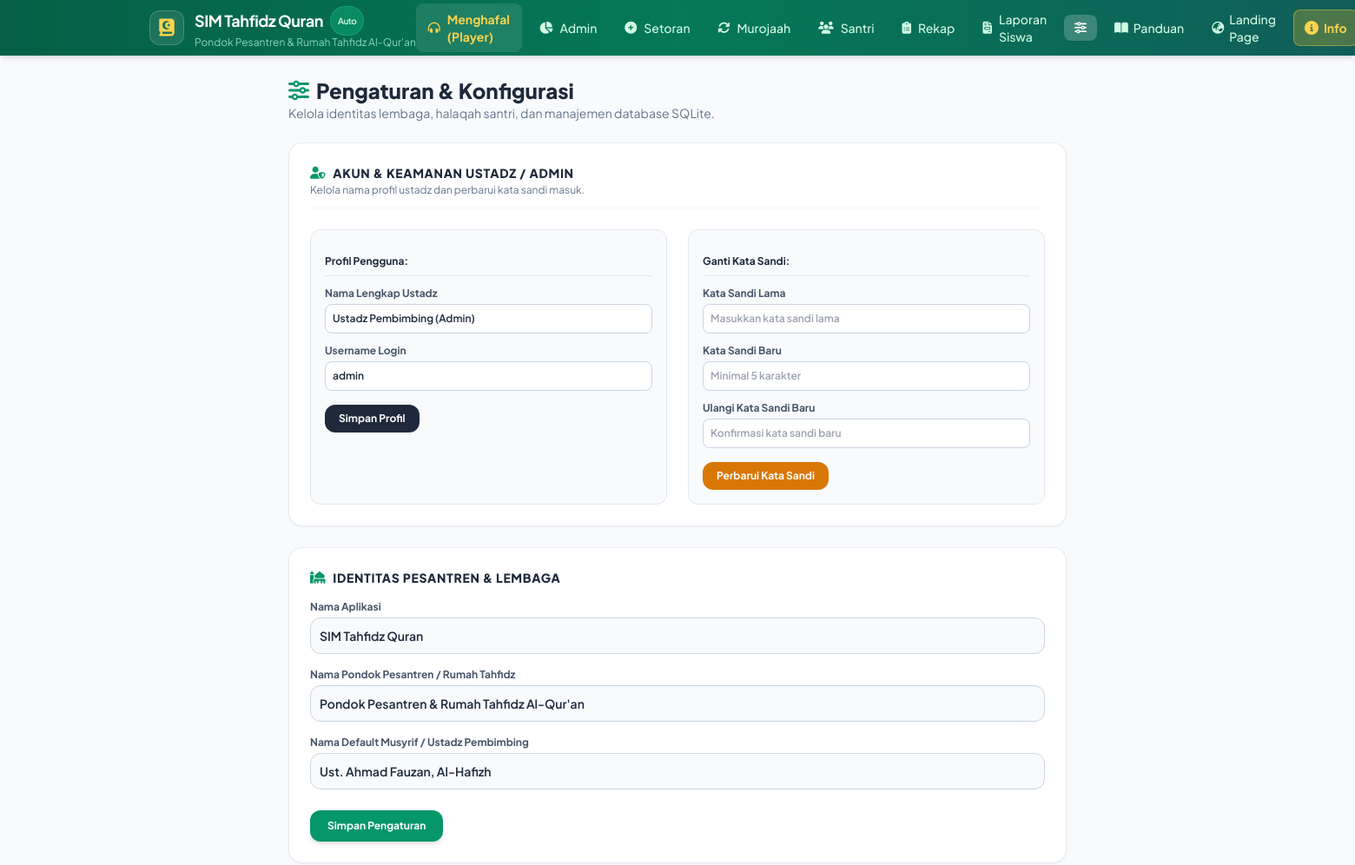
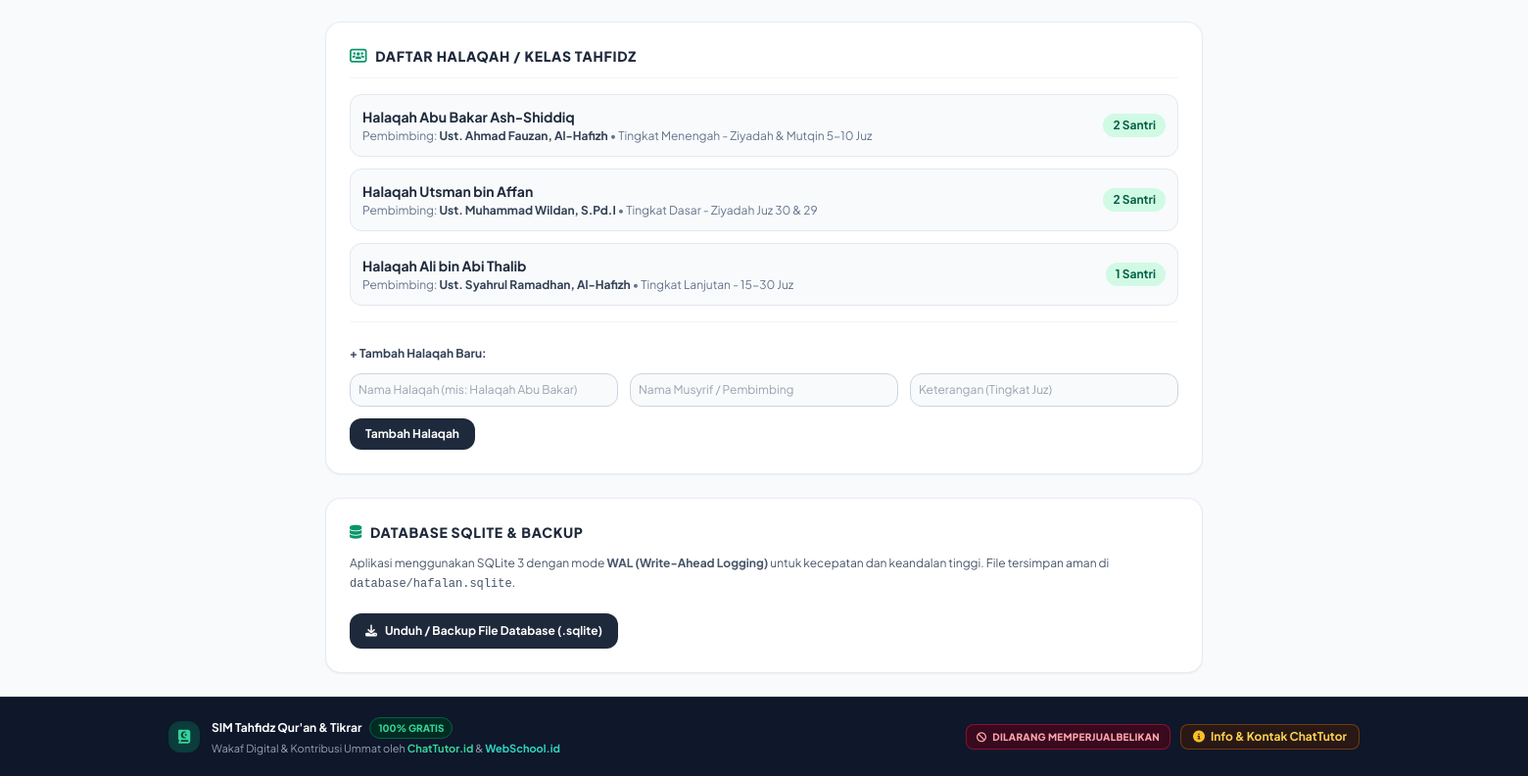
Page /pengaturan (signed in) on the committed database (2 pictures, top to bottom).
### tables this page shows
CREATE TABLE pengaturan (
                kunci TEXT PRIMARY KEY,
                nilai TEXT
            );

CREATE TABLE halaqah (
                id INTEGER PRIMARY KEY AUTOINCREMENT,
                nama TEXT NOT NULL,
                pembimbing TEXT NOT NULL,
                keterangan TEXT,
                created_at DATETIME DEFAULT CURRENT_TIMESTAMP
            );

### views/pengaturan.php (the view, shortened to what the rows shown need)
<?php
$db = Database::getConnection();
$halaqahList = $db->query("SELECT h.*, COUNT(s.id) as total_santri FROM halaqah h LEFT JOIN santri s ON h.id = s.halaqah_id GROUP BY h.id ORDER BY h.id ASC")->fetchAll();
?>
<div class="max-w-4xl mx-auto space-y-6">
    <div>
        <h2 class="text-2xl font-extrabold text-slate-800 flex items-center gap-2">
            <i class="fa-solid fa-sliders text-emerald-600"></i> Pengaturan & Konfigurasi
        </h2>
    </div>
    <div class="bg-white rounded-2xl shadow-sm border border-slate-200/80 p-5 sm:p-6 space-y-4">
        <div class="space-y-3">
            <?php foreach ($halaqahList as $hl): ?>
                <div class="p-3 rounded-xl bg-slate-50 border border-slate-200 flex items-center justify-between text-xs">
                    <div>
                        <div class="font-bold text-slate-800 text-sm"><?= htmlspecialchars($hl['nama']) ?></div>
                        <div class="text-slate-500 mt-0.5">
                            Pembimbing: <b class="text-slate-700"><?= htmlspecialchars($hl['pembimbing']) ?></b> • <?= htmlspecialchars($hl['keterangan'] ?? '') ?>
                        </div>
                    </div>
                    <span class="bg-emerald-100 text-emerald-800 font-bold px-2.5 py-1 rounded-full text-xs">
                        <?= $hl['total_santri'] ?> Santri
                    </span>
                </div>
            <?php endforeach; ?>
        </div>
    </div>
</div>

### views/layout/header.php (shortened to what the rows shown need)
<?php
$namaAplikasi = 'SIM Tahfidz Qur\'an';
$namaPesantren = 'Pondok Pesantren & Rumah Tahfidz';
if (class_exists('App\Database')) {
    try {
        $db = App\Database::getConnection();
        $stmtApp = $db->query("SELECT nilai FROM pengaturan WHERE kunci = 'nama_aplikasi'");
        $valApp = $stmtApp->fetchColumn();
        if ($valApp) $namaAplikasi = $valApp;
        $stmtPes = $db->query("SELECT nilai FROM pengaturan WHERE kunci = 'nama_pesantren'");
        $valPes = $stmtPes->fetchColumn();
        if ($valPes) $namaPesantren = $valPes;
    } catch (\Throwable $e) {}
}
?>
<!DOCTYPE html>
<html lang="id" class="h-full bg-slate-50">
<head>
    <script src="https://cdn.tailwindcss.com"></script>
    <link rel="stylesheet" href="https://cdnjs.cloudflare.com/ajax/libs/font-awesome/6.5.1/css/all.min.css">
</head>
<body class="h-full flex flex-col bg-slate-50 text-slate-800 antialiased pb-20 md:pb-0">
    <header class="bg-gradient-to-r from-emerald-800 via-emerald-700 to-teal-800 text-white shadow-md sticky top-0 z-40 no-print">
        <div class="max-w-7xl mx-auto px-4 sm:px-6 lg:px-8">
            <div class="flex items-center justify-between h-16">
                <div class="flex items-center space-x-3">
                    <a href="player" class="flex items-center space-x-3 group">
                        <div>
                            <h1 class="text-lg font-bold tracking-tight text-white flex items-center gap-2">
                                <?= htmlspecialchars($namaAplikasi) ?>
                                <span class="bg-emerald-500/40 text-emerald-100 text-[10px] px-2 py-0.5 rounded-full font-semibold border border-emerald-400/30">Auto</span>
                            </h1>
                            <p class="text-xs text-emerald-200/80 truncate max-w-[200px] sm:max-w-xs">
                                <?= htmlspecialchars($namaPesantren) ?>
                            </p>
                        </div>
                    </a>
                </div>
            </div>
        </div>
    </header>
    <main class="flex-1 w-full max-w-7xl mx-auto px-4 sm:px-6 lg:px-8 py-6">

### rows in the picture
pengaturan: nilai "SIM Tahfidz Quran"
pengaturan: nilai "Pondok Pesantren & Rumah Tahfidz Al-Qur'an"
halaqah: nama "Halaqah Abu Bakar Ash-Shiddiq", pembimbing "Ust. Ahmad Fauzan, Al-Hafizh", keterangan "Tingkat Menengah - Ziyadah & Mutqin 5-10 Juz", total_santri "2"
halaqah: nama "Halaqah Utsman bin Affan", pembimbing "Ust. Muhammad Wildan, S.Pd.I", keterangan "Tingkat Dasar - Ziyadah Juz 30 & 29", total_santri "2"
halaqah: nama "Halaqah Ali bin Abi Thalib", pembimbing "Ust. Syahrul Ramadhan, Al-Hafizh", keterangan "Tingkat Lanjutan - 15-30 Juz", total_santri "1"
